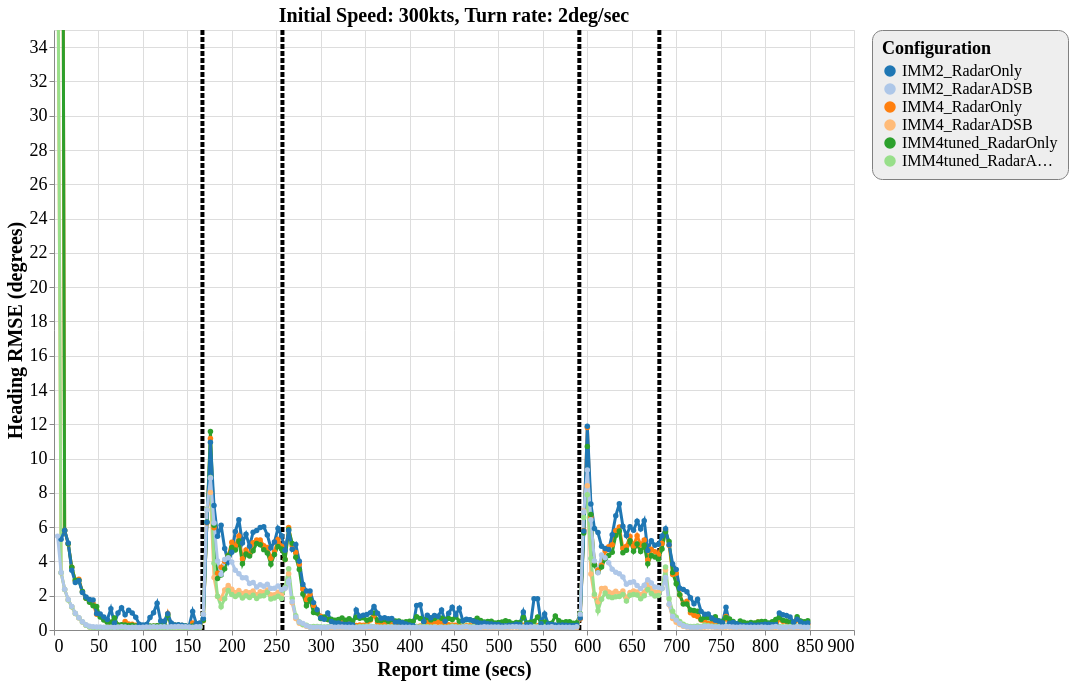

Source (Vega-Lite JSON):
### Vega-Lite specification from a JSON file in a GitHub repository (floating-point values rounded to 4 significant figures; data arrays with more than 128 entries replaced by an {"elided": "..."} marker saying what was removed)
{"config": {"view": {"continuousWidth": 800, "continuousHeight": 600}, "axisX": {"labelFontSize": 18, "titleFontSize": 20}, "axisY": {"labelFontSize": 18, "titleFontSize": 20}, "font": "Times New Roman", "legend": {"cornerRadius": 10, "fillColor": "#EEEEEE", "labelFontSize": 16, "padding": 10, "strokeColor": "gray", "titleFontSize": 18}, "title": {"fontSize": 20}}, "layer": [{"data": {"name": "data-a3a467f209c6583c68f3d978a4c84e4a"}, "mark": {"type": "rule", "strokeDash": [5, 2], "strokeWidth": 4}, "encoding": {"color": {"type": "nominal", "field": "color", "scale": null}, "x": {"type": "quantitative", "field": "tt"}}}, {"data": {"name": "data-fbd9753bbeefc682b92a4b7551262cef"}, "mark": {"type": "line", "point": true, "strokeWidth": 3}, "encoding": {"color": {"type": "ordinal", "field": "config", "scale": {"scheme": "category20"}, "sort": ["IMM2_RadarOnly", "IMM2_RadarADSB", "IMM4_RadarOnly", "IMM4_RadarADSB", "IMM4tuned_RadarOnly", "IMM4tuned_RadarADSB"], "title": "Configuration"}, "x": {"type": "quantitative", "field": "time", "title": "Report time (secs)"}, "y": {"type": "quantitative", "field": "rmse_hdg", "scale": {"domain": [0, 35], "zero": false}, "title": "Heading RMSE (degrees)"}}, "selection": {"selector148": {"type": "interval", "bind": "scales", "encodings": ["x", "y"]}}, "title": "Initial Speed: 300kts, Turn rate: 2deg/sec"}], "$schema": "https://vega.github.io/schema/vega-lite/v4.8.1.json", "datasets": {"data-a3a467f209c6583c68f3d978a4c84e4a": [{"tt": 167, "color": "black"}, {"tt": 257, "color": "black"}, {"tt": 591, "color": "black"}, {"tt": 681, "color": "black"}], "data-fbd9753bbeefc682b92a4b7551262cef": {"elided": "1271 records"}}}
